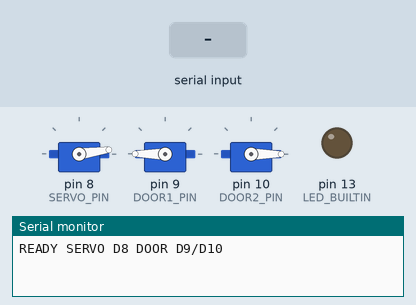
A sketch run on a simulated Arduino Uno, built with avr-gcc and run on an emulated ATmega328P. On the bench: 3 × servo, output pins drawn as LEDs (lit = HIGH), the last lines printed to the serial monitor. The inputs (shaded band) are chosen by the test bench.

Above: at 3.2 s.
3.3 s: "close\n" received over Serial
At 4.3 s:
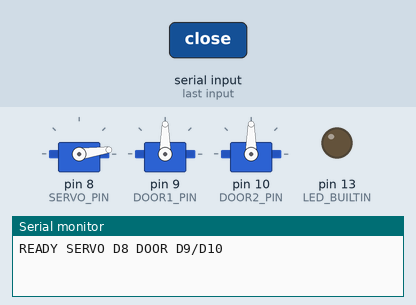
4.8 s: "0\n" received over Serial
At 5.3 s:
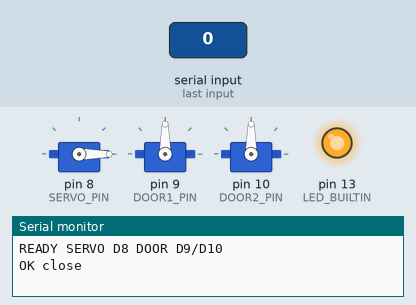
7.8 s: "90\n" received over Serial
At 8.8 s:
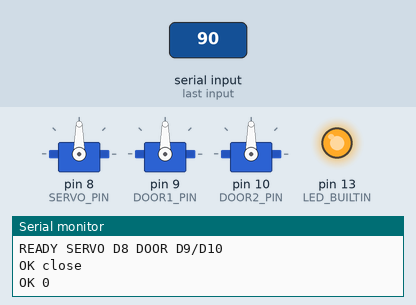
10.8 s: "open\n" received over Serial
At 11.1 s:
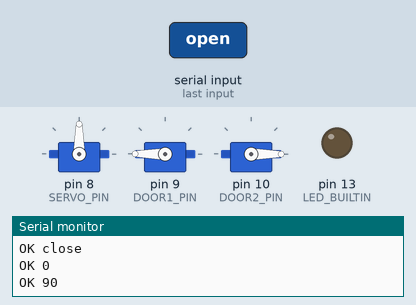
12.3 s: "5\n" received over Serial
At 13.4 s:
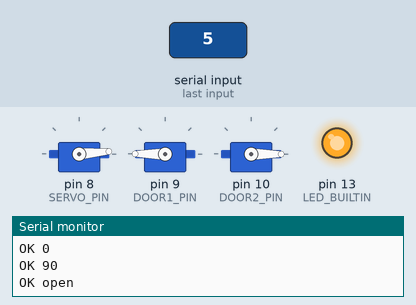
15.3 s: "90\n" received over Serial
At 15.7 s:
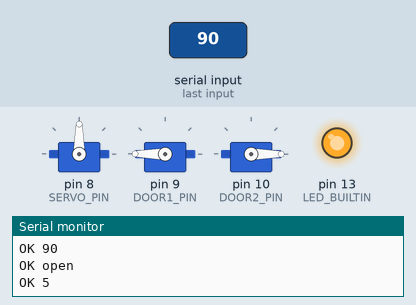
Timing chart, 0 to 18.8 s (numbered marks = the images above; inputs shaded):
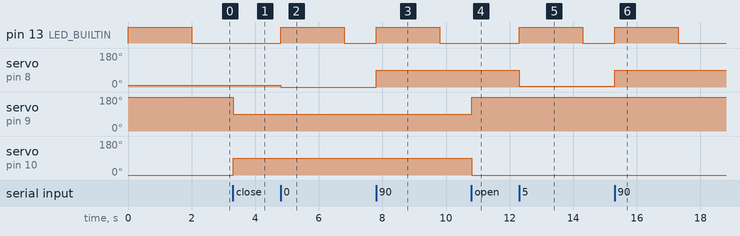

The sketch:

servo_controller.ino
```cpp
#include <Servo.h>

// 서보 전용 아두이노 (CH340). 조명 보드(FTDI D7)와 파이 시리얼은 쓰지 않는다.
// PC: "8\n" / "180\n" → "OK <각도>". 원위치(기본)는 8°.
// 주황=D8, 갈=GND, 빨강=5V (가능하면 USB가 아닌 별도 5V)
#define SERVO_HOME 8
#define SERVO_PIN 8
// 1000~2000µs는 실제 ~90°. 500~2620은 끝에서 걸릴 수 있어
// 붙인 채로 550~2520을 쓴다 (2500보다 조금 더, 스톨 직전).
#define SERVO_MIN_US 550
#define SERVO_MAX_US 2520
#define SERVO_WAIT_MS 2000

Servo myservo;

// 자동문용 서보 2개. 거치대가 D8이라 문은 D9·D10.
#define DOOR1_PIN 9
#define DOOR2_PIN 10
Servo door1;
Servo door2;

// 자동문 닫힘(정렬) 각도
#define DOOR_CLOSE_ANGLE 90
// 자동문 열림 각도 (서로 반대 방향)
#define DOOR1_OPEN_ANGLE 180
#define DOOR2_OPEN_ANGLE 0

int angleToUs(int angle) {
  return map(angle, 0, 180, SERVO_MIN_US, SERVO_MAX_US);
}

void moveTo(int angle) {
  int us = angleToUs(angle);
  digitalWrite(LED_BUILTIN, HIGH);
  myservo.writeMicroseconds(us);
  delay(SERVO_WAIT_MS);
  digitalWrite(LED_BUILTIN, LOW);
}

void setup() {
  pinMode(LED_BUILTIN, OUTPUT);
  Serial.begin(9600);
  myservo.attach(SERVO_PIN, SERVO_MIN_US, SERVO_MAX_US);
  moveTo(SERVO_HOME);

  door1.attach(DOOR1_PIN);
  door2.attach(DOOR2_PIN);
  door1.write(DOOR1_OPEN_ANGLE);
  door2.write(DOOR2_OPEN_ANGLE);

  Serial.println("READY SERVO D8 DOOR D9/D10");
}

void loop() {
  if (Serial.available() <= 0) {
    return;
  }

  String input = Serial.readStringUntil('\n');
  input.trim();
  if (input.length() == 0) {
    return;
  }

  // 문 개폐 명령어 처리
  if (input == "open") {
    door1.write(DOOR1_OPEN_ANGLE);
    door2.write(DOOR2_OPEN_ANGLE);
    delay(1000); // 문 움직이는 시간 대기
    Serial.println("OK open");
    return;
  }
  if (input == "close") {
    door1.write(DOOR_CLOSE_ANGLE);
    door2.write(DOOR_CLOSE_ANGLE);
    delay(1000);
    Serial.println("OK close");
    return;
  }

  // 숫자면 거치대 각도 명령으로 간주
  bool digits = true;
  for (unsigned int i = 0; i < input.length(); i++) {
    if (input.charAt(i) < '0' || input.charAt(i) > '9') {
      digits = false;
      break;
    }
  }
  if (!digits) {
    Serial.println("ERR CMD");
    return;
  }

  int angle = input.toInt();
  if (angle < 0 || angle > 180) {
    Serial.println("ERR ANGLE");
    return;
  }

  moveTo(angle);
  Serial.print("OK ");
  Serial.println(angle);
}
```

Measured:
- after the input at 3.3 s, servo on pin 9 (DOOR1_PIN): 180° → 90° at once; servo on pin 10 (DOOR2_PIN): 0° → 90° at once
- after the input at 4.8 s, pin 13 (LED_BUILTIN): LOW → HIGH at once, → LOW 2.0 s later; servo on pin 8 (SERVO_PIN): 8° → 0° at once
- after the input at 7.8 s, pin 13 (LED_BUILTIN): LOW → HIGH at once, → LOW 2.0 s later; servo on pin 8 (SERVO_PIN): 0° → 90° at once
- after the input at 10.8 s, servo on pin 9 (DOOR1_PIN): 90° → 180° at once; servo on pin 10 (DOOR2_PIN): 90° → 0° at once
- after the input at 12.3 s, pin 13 (LED_BUILTIN): LOW → HIGH at once, → LOW 2.0 s later; servo on pin 8 (SERVO_PIN): 90° → 5° at once
- after the input at 15.3 s, pin 13 (LED_BUILTIN): LOW → HIGH at once, → LOW 2.0 s later; servo on pin 8 (SERVO_PIN): 5° → 90° at once
